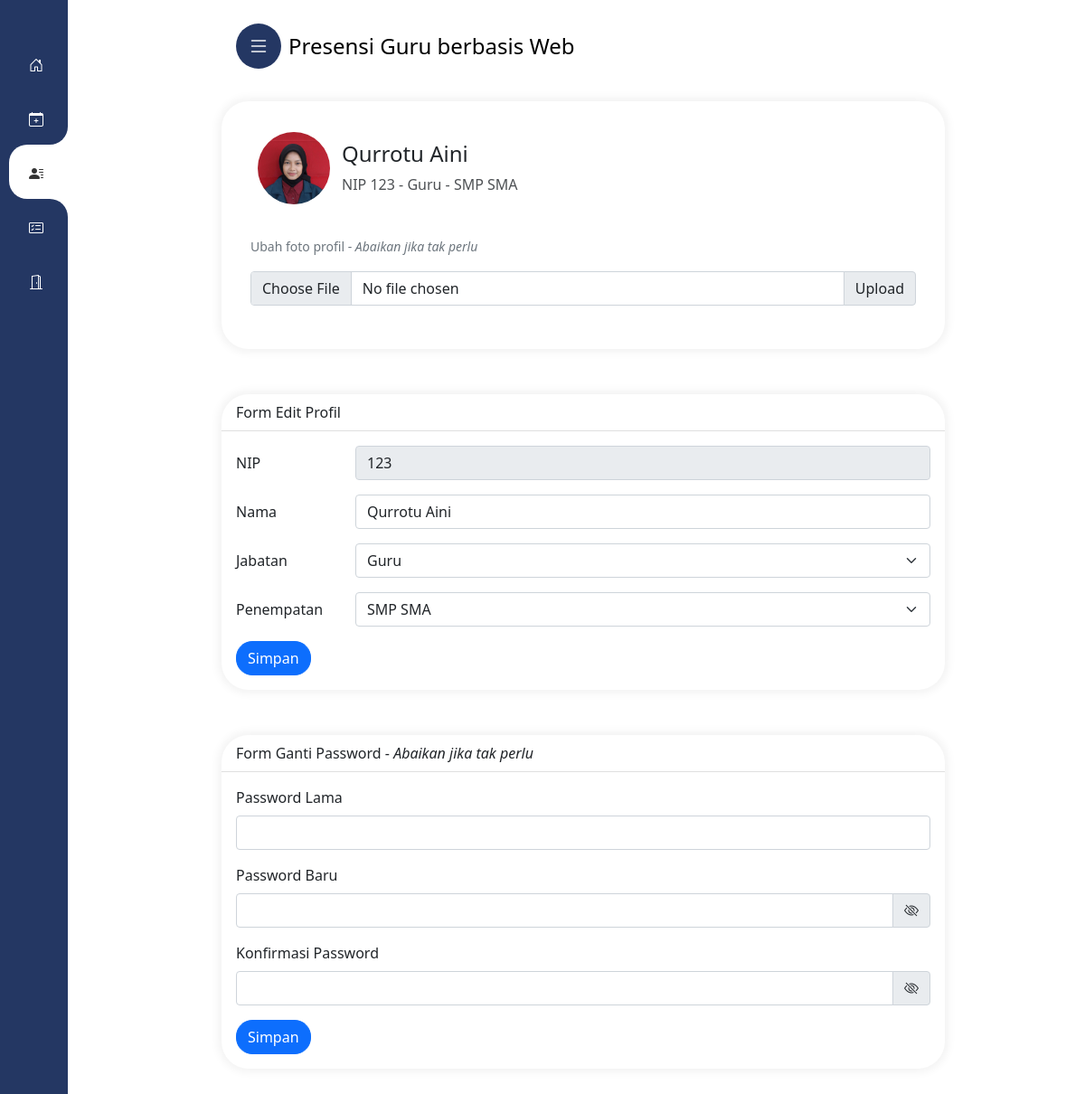
/profil.php (signed in), run on the app's committed database.
### tables this page shows
CREATE TABLE `pengguna` (
  `id` int(11) NOT NULL,
  `nip` int(11) NOT NULL,
  `nama` varchar(30) NOT NULL,
  `password` varchar(255) NOT NULL,
  `jabatan_id` int(11) NOT NULL,
  `penempatan_id` int(11) NOT NULL,
  `foto_profil` varchar(225) DEFAULT NULL
);

CREATE TABLE `jabatan` (
  `jabatan_id` int(11) NOT NULL,
  `jabatan_nama` varchar(30) NOT NULL
);

CREATE TABLE `penempatan` (
  `penempatan_id` int(11) NOT NULL,
  `penempatan_nama` varchar(11) NOT NULL
);

### profil.php (the view, shortened to what this page needs)
<?php
include_once 'cfgall.php';
$sqldef = "SELECT * FROM pengguna WHERE nip = ?";
$stmt1 = $conn->prepare($sqldef);
$stmt1->execute([$userid]);
$result1 = $stmt1->fetch(PDO::FETCH_ASSOC);
$nip = $result1['nip'];
$nama = $result1['nama'];
$jabatan_id = $result1['jabatan_id'];
$penempatan_id = $result1['penempatan_id'];
?>
<!DOCTYPE html>
<html lang="en">
<head>
</head>
<body>
    <div class="kolomkanan">
        <div class="mx-auto">
            <div class="card mb-3 p-3">
                <div class="leftP">
                    <div class="profileIcon leftC flex solo">
                        <label class="a flexIns fc" for="forProfile">
                            <span class="avatar flex center">
                                <img class="iniprofil" src="foto_profil/<?php echo $nama_file; ?>"
                                    alt="<?php echo $nama_file; ?>">
                            </span>
                            <span class="n flex column">
                                <span class="fontS">
                                    <h4>
                                        <?php echo $nama ?>
                                    </h4>
                                </span>
                                <p class="opacity" style="margin-bottom:0">
                                    NIP
                                    <?php echo $nip ?> -
                                    <?php echo $jabatan ?> -
                                    <?php echo $penempatan ?>
                                </p>
                            </span>
                        </label>
                    </div>
                </div>
                <div class="col">
                    <div class="card-body">
                        <p class="card-text"><small class="text-muted">Ubah foto profil - <i>Abaikan jika tak
                                    perlu</i></small></p>
                        <form method="post" enctype="multipart/form-data">
                            <div class="input-group mb-3">
                                <input type="file" name="image" class="form-control" id="inputGroupFile02">
                                <input type="submit" value="Upload" class="input-group-text" for="inputGroupFile02">
                            </div>
                        </form>
                    </div>
                </div>
            </div>
            <div class="card" style="margin-top:50px;margin-bottom:50px">
                <div class="card-header" style="background:none">Form Edit Profil</div>
                <div class="card-body">
                        <?php
                    $sqljabatan = "SELECT * FROM jabatan";
                    $stmt = $conn->prepare($sqljabatan);
                    $stmt->execute();
                    $result = $stmt->fetchAll();
                    $option_jabatan = '';
                    foreach ($result as $row) {
                        $option_jabatan .= '<option value="' . $row['jabatan_id'] . '"';
                        if ($jabatan_id == $row['jabatan_id']) {
                            $option_jabatan .= ' selected';
                        }
                        $option_jabatan .= '>' . $row['jabatan_nama'] . '</option>';
                    }
                    $sqlpenempatan = "SELECT * FROM penempatan";
                    $stmt = $conn->prepare($sqlpenempatan);
                    $stmt->execute();
                    $result = $stmt->fetchAll();
                    $option_penempatan = '';
                    foreach ($result as $row) {
                        $option_penempatan .= '<option value="' . $row['penempatan_id'] . '"';
                        if ($penempatan_id == $row['penempatan_id']) {
                            $option_penempatan .= ' selected';
                        }
                        $option_penempatan .= '>' . $row['penempatan_nama'] . '</option>';
                    }
                    ?>
                    <form action="" method="POST">
                        <div class="mb-3 row">
                            <label for="nip" class="col-sm-2 col-form-label">NIP</label>
                            <div class="col-sm-10">
                                <input type="text" class="form-control" id="nip" name="nip" value="<?php echo $nip ?>"
                                    disabled>
                            </div>
                        </div>
                        <div class="mb-3 row">
                            <label for="nama" class="col-sm-2 col-form-label">Nama</label>
                            <div class="col-sm-10">
                                <input type="text" class="form-control" id="nama" name="nama"
                                    value="<?php echo $nama ?>" required>
                            </div>
                        </div>
                        <div class="mb-3 row">
                            <label for="jabatan" class="col-sm-2 col-form-label">Jabatan</label>
                            <div class="col-sm-10">
                                <select class="form-select" name="jabatan_id" id="jabatan">
                                    <?php echo $option_jabatan ?>
                                </select>
                            </div>
                        </div>
                        <div class="mb-3 row">
                            <label for="penempatan" class="col-sm-2 col-form-label">Penempatan</label>
                            <div class="col-sm-10">
                                <select class="form-select" name="penempatan_id" id="penempatan">
                                    <?php echo $option_penempatan ?>
                                </select>
                            </div>
                        </div>
                        <div class="col-12">
                            <input type="submit" name="simpan" value="Simpan" class="btn btn-primary" />
                        </div>
                    </form>
                </div>
            </div>
            <div class="card" style="margin-bottom:50px">
                <div class="card-header" style="background:none">
                    Form Ganti Password - <i>Abaikan jika tak perlu</i>
                </div>
                <div class="card-body">
                    <form method="POST" action="">
                        <div class="mb-3">
                            <label for="exampleInputEmail1" class="form-label">Password Lama</label>
                            <input class="form-control" type="password" name="oldpassword" required>
                        </div>
                        <div>
                            <label class="form-label">Password Baru</label>
                        </div>
                        <div class="input-group mb-3">
                            <input class="form-control" type="password" name="newpassword" id="password-input" required>
                            <span class="input-group-text" onclick="togglePb()"><i id="eye-icon"
                                    class="bi bi-eye-slash"></i></span>
                        </div>
                        <div>
                            <label class="form-label">Konfirmasi Password</label>
                        </div>
                        <div class="input-group mb-3">
                            <input class="form-control" type="password" name="confirmpassword"
                                id="confirm-password-input" required>
                            <span class="input-group-text" onclick="toggleCp()"><i id="eye-icon2"
                                    class="bi bi-eye-slash"></i></span>
                        </div>
                        <div class="col-12">
                            <input type="submit" name="submit" value="Simpan" class="btn btn-primary" />
                        </div>
                    </form>
                </div>
            </div>
        </div>
    </div>
</body>
</html>

### header/style.css (style rules this page uses)
.btn { border-radius: 18px; }
.card, .modal-content { box-shadow: 0px 0px 10px 4px rgba(0, 0, 0, 0.05);border:none;border-radius: 30px; }
.bi { vertical-align: -.125em;pointer-events: none;fill: currentColor; }
.flex { display:flex }
.flex.column { flex-direction:column }
.leftC { padding-inline: 20px; }
.leftP { position: relative;left: 0;top: 0;right: 0;padding-block: 18px;background-color: inherit; }
.profileIcon .a { align-items: center; }
.flexIns { display: inline-flex; }
.profileIcon .avatar { margin-inline-start: calc((35px - 20px) / 2 - 4px);margin-inline-end: calc(((35px - 20px) / 2) + 6px); }
.flex.center { align-items: center;justify-content: center; }
.avatar { min-width: 42px;min-height: 42px;border-radius: 50%;background-color: #f5f3f2;background-size: 100%;background-position: center;background-repeat: no-repeat; }
.avatar .iniprofil { width:80px;height:80px;border-radius: 50%; }
.profileIcon .n { max-width: calc(100% - 45px); }
.opacity { opacity: .8; }
@media only screen and (min-width: 576px) { .mx-auto { margin-top:20px } }
@media only screen and (min-width: 576px) { .kolomkanan { margin-left: 110px !important;margin-right: 20px !important; } }

### profil.php (style rules this page uses)
.mx-auto { max-width: 800px }
.card { margin-top: 10px; }

### data on the page
pengguna: foto_profil (picture), nama "Qurrotu Aini", nip "123", jabatan.jabatan_nama "Guru", penempatan.penempatan_nama "SMP SMA"

### other printed values
form field jabatan_id "Guru"
form field penempatan_id "SMP SMA"
